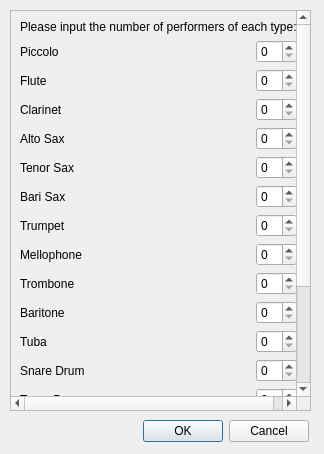
<?xml version="1.0" encoding="UTF-8"?>
<ui version="4.0">
 <class>Dialog</class>
 <widget class="QDialog" name="Dialog">
  <property name="geometry">
   <rect>
    <x>0</x>
    <y>0</y>
    <width>324</width>
    <height>454</height>
   </rect>
  </property>
  <property name="windowTitle">
   <string>Dialog</string>
  </property>
  <widget class="QScrollArea" name="scrollArea">
   <property name="geometry">
    <rect>
     <x>10</x>
     <y>10</y>
     <width>301</width>
     <height>401</height>
    </rect>
   </property>
   <property name="sizePolicy">
    <sizepolicy hsizetype="Expanding" vsizetype="Fixed">
     <horstretch>0</horstretch>
     <verstretch>0</verstretch>
    </sizepolicy>
   </property>
   <property name="minimumSize">
    <size>
     <width>0</width>
     <height>50</height>
    </size>
   </property>
   <property name="widgetResizable">
    <bool>true</bool>
   </property>
   <widget class="QWidget" name="scrollAreaWidgetContents">
    <property name="geometry">
     <rect>
      <x>0</x>
      <y>0</y>
      <width>282</width>
      <height>507</height>
     </rect>
    </property>
    <layout class="QVBoxLayout" name="verticalLayout_2">
     <item>
      <widget class="QLabel" name="label_2">
       <property name="text">
        <string>Please input the number of performers of each type:</string>
       </property>
      </widget>
     </item>
     <item>
      <layout class="QHBoxLayout" name="horizontalLayout">
       <item>
        <widget class="QLabel" name="label">
         <property name="text">
          <string>Piccolo</string>
         </property>
        </widget>
       </item>
       <item>
        <spacer name="horizontalSpacer">
         <property name="orientation">
          <enum>Qt::Horizontal</enum>
         </property>
         <property name="sizeHint" stdset="0">
          <size>
           <width>40</width>
           <height>20</height>
          </size>
         </property>
        </spacer>
       </item>
       <item>
        <widget class="QSpinBox" name="spinBox"/>
       </item>
      </layout>
     </item>
     <item>
      <layout class="QHBoxLayout" name="horizontalLayout_4">
       <item>
        <widget class="QLabel" name="label_5">
         <property name="text">
          <string>Flute</string>
         </property>
        </widget>
       </item>
       <item>
        <spacer name="horizontalSpacer_4">
         <property name="orientation">
          <enum>Qt::Horizontal</enum>
         </property>
         <property name="sizeHint" stdset="0">
          <size>
           <width>40</width>
           <height>20</height>
          </size>
         </property>
        </spacer>
       </item>
       <item>
        <widget class="QSpinBox" name="spinBox_4"/>
       </item>
      </layout>
     </item>
     <item>
      <layout class="QHBoxLayout" name="horizontalLayout_5">
       <item>
        <widget class="QLabel" name="label_6">
         <property name="text">
          <string>Clarinet</string>
         </property>
        </widget>
       </item>
       <item>
        <spacer name="horizontalSpacer_5">
         <property name="orientation">
          <enum>Qt::Horizontal</enum>
         </property>
         <property name="sizeHint" stdset="0">
          <size>
           <width>40</width>
           <height>20</height>
          </size>
         </property>
        </spacer>
       </item>
       <item>
        <widget class="QSpinBox" name="spinBox_5"/>
       </item>
      </layout>
     </item>
     <item>
      <layout class="QHBoxLayout" name="horizontalLayout_6">
       <item>
        <widget class="QLabel" name="label_7">
         <property name="text">
          <string>Alto Sax</string>
         </property>
        </widget>
       </item>
       <item>
        <spacer name="horizontalSpacer_6">
         <property name="orientation">
          <enum>Qt::Horizontal</enum>
         </property>
         <property name="sizeHint" stdset="0">
          <size>
           <width>40</width>
           <height>20</height>
          </size>
         </property>
        </spacer>
       </item>
       <item>
        <widget class="QSpinBox" name="spinBox_6"/>
       </item>
      </layout>
     </item>
     <item>
      <layout class="QHBoxLayout" name="horizontalLayout_7">
       <item>
        <widget class="QLabel" name="label_8">
         <property name="text">
          <string>Tenor Sax</string>
         </property>
        </widget>
       </item>
       <item>
        <spacer name="horizontalSpacer_7">
         <property name="orientation">
          <enum>Qt::Horizontal</enum>
         </property>
         <property name="sizeHint" stdset="0">
          <size>
           <width>40</width>
           <height>20</height>
          </size>
         </property>
        </spacer>
       </item>
       <item>
        <widget class="QSpinBox" name="spinBox_7"/>
       </item>
      </layout>
     </item>
     <item>
      <layout class="QHBoxLayout" name="horizontalLayout_8">
       <item>
        <widget class="QLabel" name="label_9">
         <property name="text">
          <string>Bari Sax</string>
         </property>
        </widget>
       </item>
       <item>
        <spacer name="horizontalSpacer_8">
         <property name="orientation">
          <enum>Qt::Horizontal</enum>
         </property>
         <property name="sizeHint" stdset="0">
          <size>
           <width>40</width>
           <height>20</height>
          </size>
         </property>
        </spacer>
       </item>
       <item>
        <widget class="QSpinBox" name="spinBox_8"/>
       </item>
      </layout>
     </item>
     <item>
      <layout class="QHBoxLayout" name="horizontalLayout_9">
       <item>
        <widget class="QLabel" name="label_10">
         <property name="text">
          <string>Trumpet</string>
         </property>
        </widget>
       </item>
       <item>
        <spacer name="horizontalSpacer_9">
         <property name="orientation">
          <enum>Qt::Horizontal</enum>
         </property>
         <property name="sizeHint" stdset="0">
          <size>
           <width>40</width>
           <height>20</height>
          </size>
         </property>
        </spacer>
       </item>
       <item>
        <widget class="QSpinBox" name="spinBox_9"/>
       </item>
      </layout>
     </item>
     <item>
      <layout class="QHBoxLayout" name="horizontalLayout_10">
       <item>
        <widget class="QLabel" name="label_11">
         <property name="text">
          <string>Mellophone</string>
         </property>
        </widget>
       </item>
       <item>
        <spacer name="horizontalSpacer_10">
         <property name="orientation">
          <enum>Qt::Horizontal</enum>
         </property>
         <property name="sizeHint" stdset="0">
          <size>
           <width>40</width>
           <height>20</height>
          </size>
         </property>
        </spacer>
       </item>
       <item>
        <widget class="QSpinBox" name="spinBox_10"/>
       </item>
      </layout>
     </item>
     <item>
      <layout class="QHBoxLayout" name="horizontalLayout_11">
       <item>
        <widget class="QLabel" name="label_12">
         <property name="text">
          <string>Trombone</string>
         </property>
        </widget>
       </item>
       <item>
        <spacer name="horizontalSpacer_11">
         <property name="orientation">
          <enum>Qt::Horizontal</enum>
         </property>
         <property name="sizeHint" stdset="0">
          <size>
           <width>40</width>
           <height>20</height>
          </size>
         </property>
        </spacer>
       </item>
       <item>
        <widget class="QSpinBox" name="spinBox_11"/>
       </item>
      </layout>
     </item>
     <item>
      <layout class="QHBoxLayout" name="horizontalLayout_12">
       <item>
        <widget class="QLabel" name="label_13">
         <property name="text">
          <string>Baritone</string>
         </property>
        </widget>
       </item>
       <item>
        <spacer name="horizontalSpacer_12">
         <property name="orientation">
          <enum>Qt::Horizontal</enum>
         </property>
         <property name="sizeHint" stdset="0">
          <size>
           <width>40</width>
           <height>20</height>
          </size>
         </property>
        </spacer>
       </item>
       <item>
        <widget class="QSpinBox" name="spinBox_12"/>
       </item>
      </layout>
     </item>
     <item>
      <layout class="QHBoxLayout" name="horizontalLayout_13">
       <item>
        <widget class="QLabel" name="label_14">
         <property name="text">
          <string>Tuba</string>
         </property>
        </widget>
       </item>
       <item>
        <spacer name="horizontalSpacer_13">
         <property name="orientation">
          <enum>Qt::Horizontal</enum>
         </property>
         <property name="sizeHint" stdset="0">
          <size>
           <width>40</width>
           <height>20</height>
          </size>
         </property>
        </spacer>
       </item>
       <item>
        <widget class="QSpinBox" name="spinBox_13"/>
       </item>
      </layout>
     </item>
     <item>
      <layout class="QHBoxLayout" name="horizontalLayout_14">
       <item>
        <widget class="QLabel" name="label_15">
         <property name="text">
          <string>Snare Drum</string>
         </property>
        </widget>
       </item>
       <item>
        <spacer name="horizontalSpacer_14">
         <property name="orientation">
          <enum>Qt::Horizontal</enum>
         </property>
         <property name="sizeHint" stdset="0">
          <size>
           <width>40</width>
           <height>20</height>
          </size>
         </property>
        </spacer>
       </item>
       <item>
        <widget class="QSpinBox" name="spinBox_14"/>
       </item>
      </layout>
     </item>
     <item>
      <layout class="QHBoxLayout" name="horizontalLayout_15">
       <item>
        <widget class="QLabel" name="label_16">
         <property name="text">
          <string>Tenor Drum</string>
         </property>
        </widget>
       </item>
       <item>
        <spacer name="horizontalSpacer_15">
         <property name="orientation">
          <enum>Qt::Horizontal</enum>
         </property>
         <property name="sizeHint" stdset="0">
          <size>
           <width>40</width>
           <height>20</height>
          </size>
         </property>
        </spacer>
       </item>
       <item>
        <widget class="QSpinBox" name="spinBox_15"/>
       </item>
      </layout>
     </item>
     <item>
      <layout class="QHBoxLayout" name="horizontalLayout_16">
       <item>
        <widget class="QLabel" name="label_17">
         <property name="text">
          <string>Bass Drum</string>
         </property>
        </widget>
       </item>
       <item>
        <spacer name="horizontalSpacer_16">
         <property name="orientation">
          <enum>Qt::Horizontal</enum>
         </property>
         <property name="sizeHint" stdset="0">
          <size>
           <width>40</width>
           <height>20</height>
          </size>
         </property>
        </spacer>
       </item>
       <item>
        <widget class="QSpinBox" name="spinBox_16"/>
       </item>
      </layout>
     </item>
     <item>
      <layout class="QHBoxLayout" name="horizontalLayout_17">
       <item>
        <widget class="QLabel" name="label_18">
         <property name="text">
          <string>Cymbals</string>
         </property>
        </widget>
       </item>
       <item>
        <spacer name="horizontalSpacer_17">
         <property name="orientation">
          <enum>Qt::Horizontal</enum>
         </property>
         <property name="sizeHint" stdset="0">
          <size>
           <width>40</width>
           <height>20</height>
          </size>
         </property>
        </spacer>
       </item>
       <item>
        <widget class="QSpinBox" name="spinBox_17"/>
       </item>
      </layout>
     </item>
     <item>
      <layout class="QHBoxLayout" name="horizontalLayout_18">
       <item>
        <widget class="QLabel" name="label_19">
         <property name="text">
          <string>Color Guard</string>
         </property>
        </widget>
       </item>
       <item>
        <spacer name="horizontalSpacer_18">
         <property name="orientation">
          <enum>Qt::Horizontal</enum>
         </property>
         <property name="sizeHint" stdset="0">
          <size>
           <width>40</width>
           <height>20</height>
          </size>
         </property>
        </spacer>
       </item>
       <item>
        <widget class="QSpinBox" name="spinBox_18"/>
       </item>
      </layout>
     </item>
     <item>
      <layout class="QHBoxLayout" name="horizontalLayout_19">
       <item>
        <widget class="QLabel" name="label_20">
         <property name="text">
          <string>Other</string>
         </property>
        </widget>
       </item>
       <item>
        <spacer name="horizontalSpacer_19">
         <property name="orientation">
          <enum>Qt::Horizontal</enum>
         </property>
         <property name="sizeHint" stdset="0">
          <size>
           <width>40</width>
           <height>20</height>
          </size>
         </property>
        </spacer>
       </item>
       <item>
        <widget class="QSpinBox" name="spinBox_19"/>
       </item>
      </layout>
     </item>
    </layout>
   </widget>
  </widget>
  <widget class="QDialogButtonBox" name="buttonBox">
   <property name="geometry">
    <rect>
     <x>40</x>
     <y>420</y>
     <width>269</width>
     <height>23</height>
    </rect>
   </property>
   <property name="orientation">
    <enum>Qt::Horizontal</enum>
   </property>
   <property name="standardButtons">
    <set>QDialogButtonBox::Cancel|QDialogButtonBox::Ok</set>
   </property>
  </widget>
 </widget>
 <resources/>
 <connections>
  <connection>
   <sender>buttonBox</sender>
   <signal>accepted()</signal>
   <receiver>Dialog</receiver>
   <slot>accept()</slot>
   <hints>
    <hint type="sourcelabel">
     <x>248</x>
     <y>254</y>
    </hint>
    <hint type="destinationlabel">
     <x>157</x>
     <y>274</y>
    </hint>
   </hints>
  </connection>
  <connection>
   <sender>buttonBox</sender>
   <signal>rejected()</signal>
   <receiver>Dialog</receiver>
   <slot>reject()</slot>
   <hints>
    <hint type="sourcelabel">
     <x>316</x>
     <y>260</y>
    </hint>
    <hint type="destinationlabel">
     <x>286</x>
     <y>274</y>
    </hint>
   </hints>
  </connection>
 </connections>
</ui>
